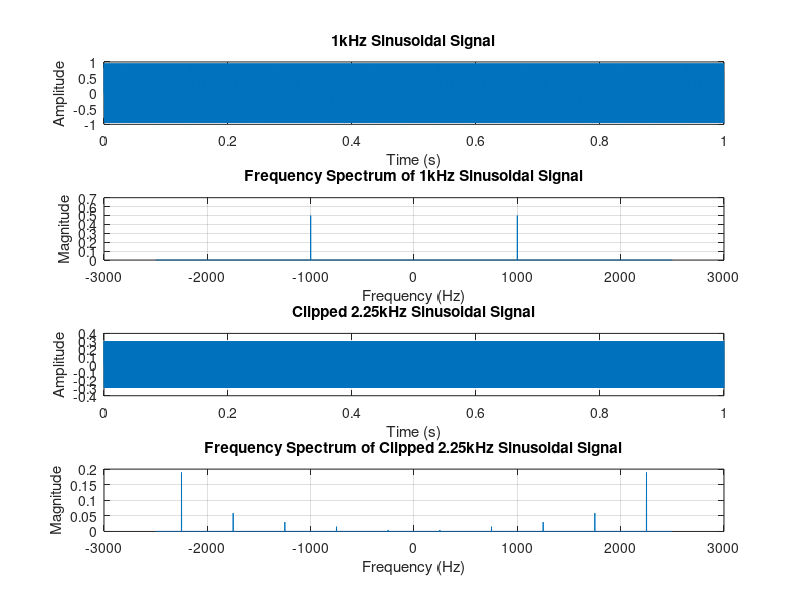

Source code (MATLAB):
f=1000;
fs=5000;
T=1;
t=0:1/fs:T-1/fs;
x=sin(2*pi*f*t);
figure;
subplot(4,1,1);
plot(t,x);
title('1kHz Sinusoidal Signal');
xlabel('Time (s)');
ylabel('Amplitude');
grid on;

N = length(x);      % 信号长度
X = fft(x);         % 计算FFT
X_shifted = fftshift(X);  % 将0Hz移动到中间
f_axis = (-N/2:N/2-1)*(fs/N);
subplot(4,1,2);
plot(f_axis, abs(X_shifted)/N);
title('Frequency Spectrum of 1kHz Sinusoidal Signal');
xlabel('Frequency (Hz)');
ylabel('Magnitude');
grid on;

% 计算频率分辨率
frequency_resolution = fs / N;
disp(['Frequency Resolution: ', num2str(frequency_resolution), ' Hz']);


f1 = 2250;
f1s = 5000;
T1=1;
t1 = 0:1/f1s:T1-1/f1s;
x1= sin(2*pi*f1*t1);
% 裁剪信号
x1_clipped = min(max(x1, -0.3), 0.3);
subplot(4,1,3);
plot(t1, x1_clipped);
title('Clipped 2.25kHz Sinusoidal Signal');
xlabel('Time (s)');
ylabel('Amplitude');
grid on;


% 计算FFT
N1 = length(x1_clipped);
X1 = fft(x1_clipped);
X1_shifted = fftshift(X1);

% 频率轴
f1_axis = (-N1/2:N1/2-1)*(f1s/N1);
subplot(4,1,4)
plot(f1_axis, abs(X1_shifted)/N1);
title('Frequency Spectrum of Clipped 2.25kHz Sinusoidal Signal');
xlabel('Frequency (Hz)');
ylabel('Magnitude');
grid on;


% 计算频率分辨率
frequency_resolution = f1s / N1;
disp(['Frequency Resolution: ', num2str(frequency_resolution), ' Hz']);